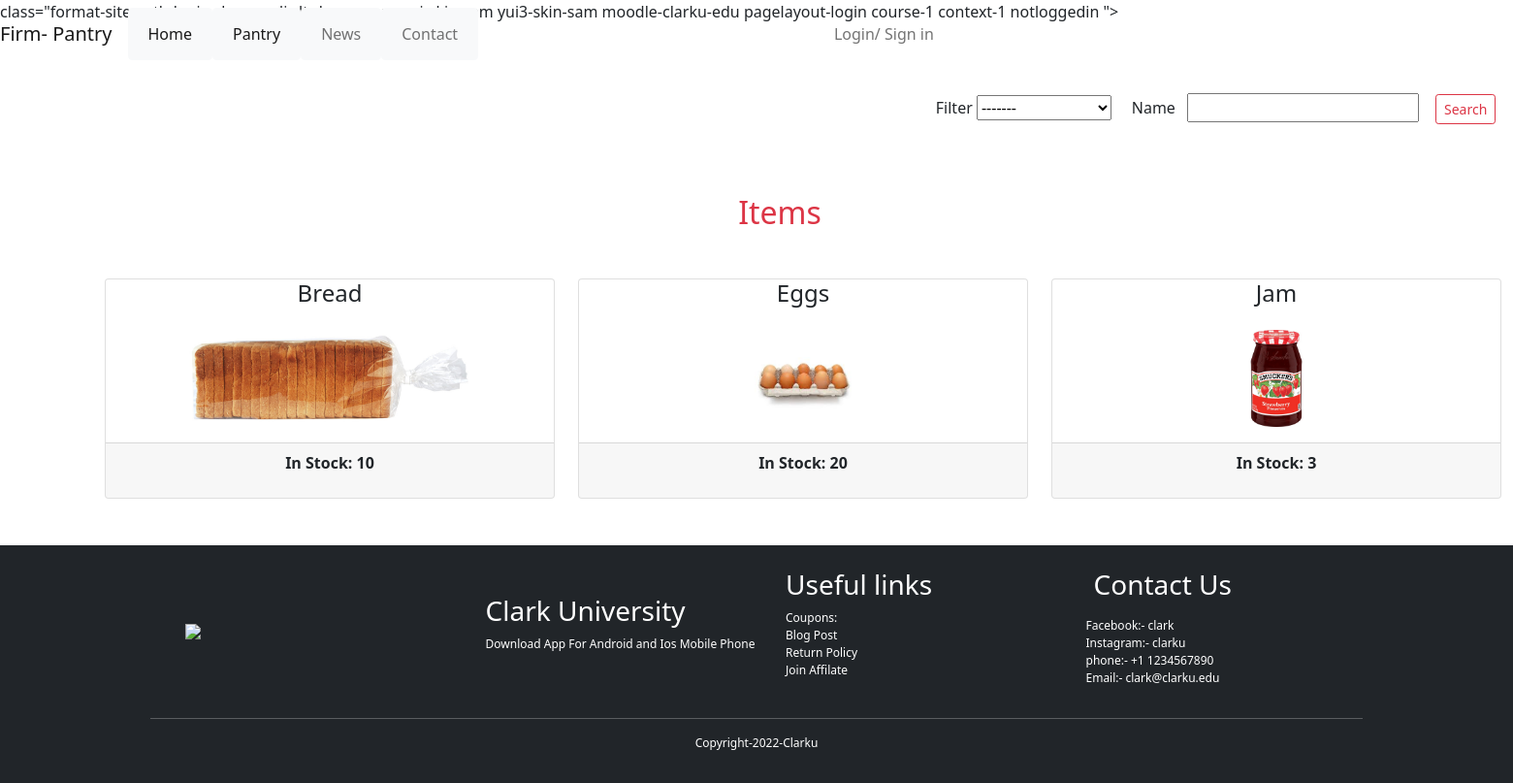
Page /items/ on the earlier database version.
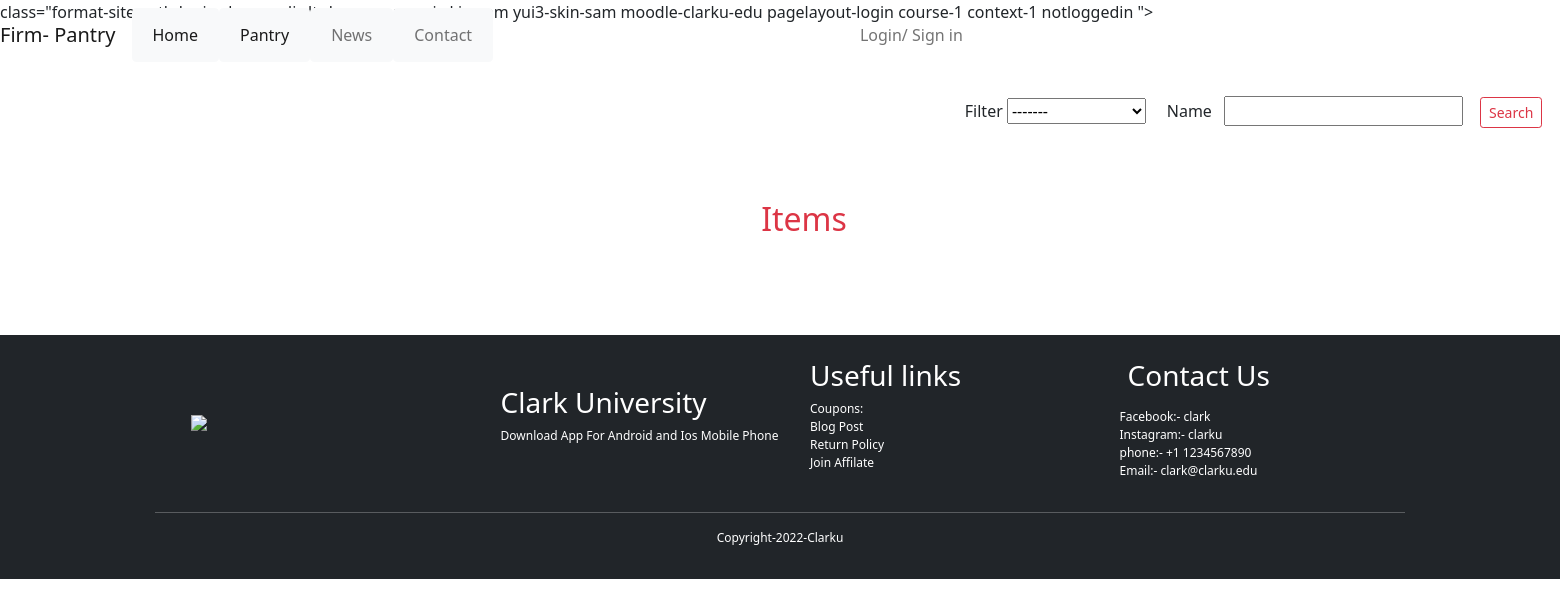
Same page on the later database version.
### shelf/models.py (models this page shows, shortened)
class Item(models.Model):
	name = models.CharField(max_length=200, null=True)
	img = models.ImageField(null=True, blank=True)
	Stock = models.IntegerField(null=True)
	TAG = (
			('Perishable', 'Perishable'),
			('Non-perishable', 'Non-perishable'),
			('Health', 'Health'),
			)
	tags = models.CharField(max_length=200, null=True, choices=TAG)

### shelf/views.py (the view)
# urls.py: path('items/', views.items, name='items'),
def items(request):
	items = Item.objects.all()
	myFilter = ItemFilter(request.GET, queryset=items)
	items=myFilter.qs
	context= {'items':items,'myFilter':myFilter}
	return render(request, 'shelf/items.html', context)

### shelf/templates/shelf/items.html (shortened to what this page needs)
{% extends 'shelf/main.html'%}
{% load static %}
{% block content %}
<div class="container-fluid mb-2" style="margin-top:0;">
    <div class="row mx-auto mb-5" >
        <div class="col-md-12" style="margin-left: 60%;">
            <form class="form-inline" role="form" method="get" >
                <label for="id_tags" >Filter</label>
                    <select name="tags" id="id_tags" >
                        <option value="" selected="">-------</option>
                    </select>
                <label for="id_tags" > Name &nbsp;</label>
                <input type="text" name="name" id="id_name" >&nbsp; &nbsp;
                <button class="btn btn-outline-danger btn-sm" style=""> Search </button>
            </form>
            <br>
        </div>
    </div>
	<div class="row mb-5">
		<h2 class="text-center text-danger">Items</h2>
		<div class="cotainer">
			<div class="row">
				{%for i in items%}
				<div class="col-md-4">
					<div class="card">
						<div class="card-tile">
							<h4 class="text-center">{{i.name}}</h4>
						</div>
						<div class="card-body text-center">
							<img class="img-responsive" id="item_img" height="100px" src="{{i.img.url}}">
						</div>
						<div class="card-footer">
							<p class="Stock fw-bold text-center">In Stock: {{i.Stock}}</p>
						</div>
					</div>
				</div>
				{% endfor %}
			</div>
		</div>
	</div>
</div>
{%endblock%}

Differences in the rows shown:
removed Item: name "Bread", img (picture), Stock "10"
removed Item: name "Eggs", img (picture), Stock "20"
removed Item: name "Jam", img (picture), Stock "3"
